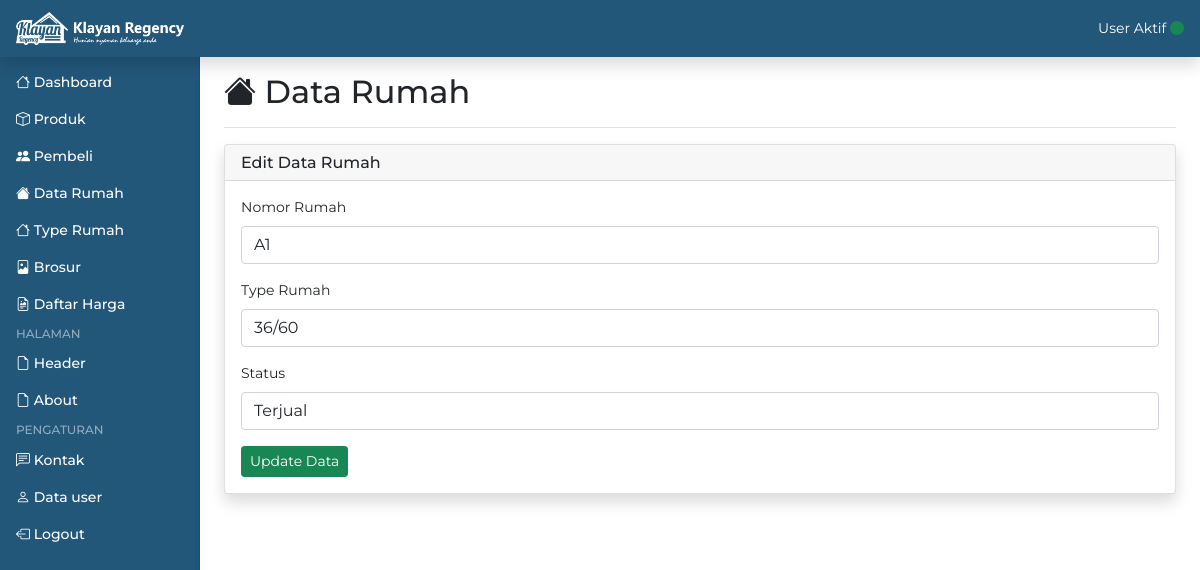
Screenshot of /admin/edit_rumah.php?id_rumah=6 (signed in) with the database file from the repository.
### tables this page shows
CREATE TABLE `data_rumah` (
  `id_rumah` int(10) NOT NULL,
  `no_rumah` varchar(50) NOT NULL,
  `type_rumah` varchar(50) NOT NULL,
  `status` varchar(50) NOT NULL
);

CREATE TABLE `type` (
  `id` int(10) NOT NULL,
  `type_rumah` varchar(30) NOT NULL
);

### admin/edit_rumah.php (the view, shortened to what this page needs)
<?php
include 'include/koneksi.php';
$id_rumah = $_GET['id_rumah'];
$query = mysqli_query($koneksi, "SELECT * FROM data_rumah INNER JOIN type ON data_rumah.type_rumah = type.id WHERE id_rumah='$id_rumah'");
$row = mysqli_fetch_array($query, MYSQLI_ASSOC);
?>
<!doctype html>
<html lang="en">
  <?php include 'include/head.php'; ?>
  <body>
    <?php include 'include/header.php'; ?>
    <div class="container-fluid">
      <div class="row">
        <?php include 'include/sidebar.php'; ?>
        <main class="col-md-9 ms-sm-auto col-lg-10 px-md-4">
          <div class="d-flex justify-content-between flex-wrap flex-md-nowrap align-items-center pt-3 pb-2 mb-3 border-bottom">
            <h1 class="h2"><i class="bi bi-house-fill"></i> Data Rumah</h1>
          </div>
          <div class="row mt-3 mb-5">
            <div class="col-md-12">
              <div class="card border-left-primary shadow h-100">
              <h6 class="card-header">Edit Data Rumah</h6>
              <div class="card-body">
                <form method="post">
                  <div class="mb-3">
                    <label for="no_rumah" class="form-label">Nomor Rumah</label>
                    <input type="text" name="no_rumah" class="form-control" id="no_rumah" value="<?= $row['no_rumah']; ?>">
                  </div>
                  <div class="mb-3">
                    <label for="type_rumah" class="form-label">Type Rumah</label>
                    <select name="type_rumah" class="form-control" id="type_rumah">
                      <option value="<?= $row['id']; ?>"><?= $row['type_rumah']; ?></option>
                    </select>
                  </div>
                  <div class="mb-3">
                    <label for="status" class="form-label">Status</label>
                    <select name="status" class="form-control" id="status">
                      <?php
                      if ($row['status'] == 'terjual') {
                        echo "
                        <option value='terjual' selected>Terjual</option>
                        <option value='belum_terjual'>Belum Terjual</option>";
                      } elseif ($row['status'] == 'belum_terjual') {
                        echo "
                        <option value='terjual'>Terjual</option>
                        <option value='belum_terjual' selected>Belum Terjual</option>";
                      }
                      ?>
                    </select>
                  </div>
                  <button type="submit" class="btn btn-sm btn-success" name="update">Update Data</button>
                </form>
                </div>
              </div>
            </div>
          </div>
        </main>
      </div>
    </div>
  </body>
</html>

### admin/assets/css/style.css (style rules this page uses)
* { font-family: 'Montserrat', sans-serif;; }

### admin/assets/css/dashboard.css (style rules this page uses)
body { font-size: .875rem; }

### rows the page displays
data_rumah: no_rumah "A1", type_rumah "36/60", status "Terjual"
